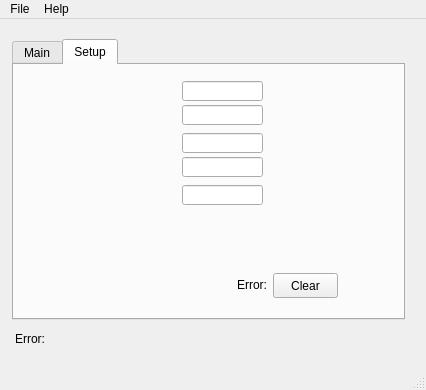
<?xml version="1.0" encoding="UTF-8"?>
<ui version="4.0">
 <class>MainWindow</class>
 <widget class="QMainWindow" name="MainWindow">
  <property name="geometry">
   <rect>
    <x>0</x>
    <y>0</y>
    <width>426</width>
    <height>390</height>
   </rect>
  </property>
  <property name="windowTitle">
   <string>MainWindow</string>
  </property>
  <widget class="QWidget" name="centralwidget">
   <widget class="QTabWidget" name="tabWidget">
    <property name="geometry">
     <rect>
      <x>12</x>
      <y>20</y>
      <width>393</width>
      <height>281</height>
     </rect>
    </property>
    <property name="currentIndex">
     <number>1</number>
    </property>
    <widget class="QWidget" name="Main">
     <attribute name="title">
      <string>Main</string>
     </attribute>
     <widget class="QCaLabelPlugin" name="qcalabelplugin">
      <property name="geometry">
       <rect>
        <x>16</x>
        <y>8</y>
        <width>201</width>
        <height>29</height>
       </rect>
      </property>
      <property name="font">
       <font>
        <pointsize>12</pointsize>
        <weight>75</weight>
        <bold>true</bold>
       </font>
      </property>
      <property name="variable" stdset="0">
       <string>$(P):SI:VERS</string>
      </property>
      <property name="variableSubstitutions" stdset="0">
       <string>P=ESA:OPEM</string>
      </property>
     </widget>
     <widget class="QGroupBox" name="groupBox">
      <property name="geometry">
       <rect>
        <x>44</x>
        <y>40</y>
        <width>308</width>
        <height>157</height>
       </rect>
      </property>
      <property name="title">
       <string>Display</string>
      </property>
      <widget class="QCaLabelPlugin" name="qcalabelplugin_2">
       <property name="geometry">
        <rect>
         <x>8</x>
         <y>36</y>
         <width>293</width>
         <height>73</height>
        </rect>
       </property>
       <property name="font">
        <font>
         <pointsize>24</pointsize>
         <weight>75</weight>
         <bold>true</bold>
        </font>
       </property>
       <property name="alignment">
        <set>Qt::AlignRight|Qt::AlignTrailing|Qt::AlignVCenter</set>
       </property>
       <property name="variable" stdset="0">
        <string>$(P):CALC:READ</string>
       </property>
       <property name="variableSubstitutions" stdset="0">
        <string>P=ESA:OPEM</string>
       </property>
       <property name="notation" stdset="0">
        <enum>QCaLabelPlugin::Automatic</enum>
       </property>
      </widget>
      <widget class="QCaLabelPlugin" name="qcalabelplugin_3">
       <property name="geometry">
        <rect>
         <x>12</x>
         <y>20</y>
         <width>129</width>
         <height>16</height>
        </rect>
       </property>
       <property name="variable" stdset="0">
        <string>$(P):SI:HEAD</string>
       </property>
       <property name="variableSubstitutions" stdset="0">
        <string>P=ESA:OPEM</string>
       </property>
      </widget>
      <widget class="QLabel" name="label">
       <property name="geometry">
        <rect>
         <x>8</x>
         <y>132</y>
         <width>33</width>
         <height>16</height>
        </rect>
       </property>
       <property name="text">
        <string>Res:</string>
       </property>
       <property name="alignment">
        <set>Qt::AlignRight|Qt::AlignTrailing|Qt::AlignVCenter</set>
       </property>
      </widget>
      <widget class="QCaLabelPlugin" name="qcalabelplugin_4">
       <property name="geometry">
        <rect>
         <x>48</x>
         <y>132</y>
         <width>105</width>
         <height>16</height>
        </rect>
       </property>
       <property name="alignment">
        <set>Qt::AlignCenter</set>
       </property>
       <property name="variable" stdset="0">
        <string>$(P):SI:RESOL</string>
       </property>
       <property name="variableSubstitutions" stdset="0">
        <string>P=ESA:OPEM</string>
       </property>
      </widget>
      <widget class="QCaLabelPlugin" name="qcalabelplugin_5">
       <property name="geometry">
        <rect>
         <x>196</x>
         <y>132</y>
         <width>69</width>
         <height>16</height>
        </rect>
       </property>
       <property name="variable" stdset="0">
        <string>$(P):LI:WL:CORR</string>
       </property>
       <property name="variableSubstitutions" stdset="0">
        <string>P=ESA:OPEM</string>
       </property>
      </widget>
      <widget class="Line" name="line">
       <property name="geometry">
        <rect>
         <x>1</x>
         <y>120</y>
         <width>305</width>
         <height>16</height>
        </rect>
       </property>
       <property name="orientation">
        <enum>Qt::Horizontal</enum>
       </property>
      </widget>
      <widget class="Line" name="line_2">
       <property name="geometry">
        <rect>
         <x>160</x>
         <y>127</y>
         <width>8</width>
         <height>28</height>
        </rect>
       </property>
       <property name="orientation">
        <enum>Qt::Vertical</enum>
       </property>
      </widget>
     </widget>
     <widget class="QCaComboBoxPlugin" name="qcacomboboxplugin">
      <property name="geometry">
       <rect>
        <x>237</x>
        <y>208</y>
        <width>113</width>
        <height>21</height>
       </rect>
      </property>
      <property name="variable" stdset="0">
       <string>$(P):BO:READ.SCAN</string>
      </property>
      <property name="variableSubstitutions" stdset="0">
       <string>P=ESA:OPEM</string>
      </property>
      <property name="subscribe">
       <bool>true</bool>
      </property>
     </widget>
     <widget class="QCaComboBoxPlugin" name="qcacomboboxplugin_2">
      <property name="geometry">
       <rect>
        <x>92</x>
        <y>208</y>
        <width>74</width>
        <height>21</height>
       </rect>
      </property>
      <property name="variable" stdset="0">
       <string>$(P):MBBO:ZERO</string>
      </property>
      <property name="variableSubstitutions" stdset="0">
       <string>P=ESA:OPEM</string>
      </property>
      <property name="subscribe">
       <bool>true</bool>
      </property>
     </widget>
     <widget class="QLabel" name="label_2">
      <property name="geometry">
       <rect>
        <x>52</x>
        <y>208</y>
        <width>37</width>
        <height>15</height>
       </rect>
      </property>
      <property name="text">
       <string>Zero:</string>
      </property>
      <property name="alignment">
       <set>Qt::AlignRight|Qt::AlignTrailing|Qt::AlignVCenter</set>
      </property>
     </widget>
    </widget>
    <widget class="QWidget" name="Setup">
     <attribute name="title">
      <string>Setup</string>
     </attribute>
     <widget class="QCaPushButtonPlugin" name="qcapushbuttonplugin">
      <property name="geometry">
       <rect>
        <x>259</x>
        <y>208</y>
        <width>65</width>
        <height>25</height>
       </rect>
      </property>
      <property name="text">
       <string>Clear</string>
      </property>
      <property name="variable" stdset="0">
       <string>$(P):BO:CLEAR.PROC</string>
      </property>
      <property name="variableSubstitutions" stdset="0">
       <string>P=ESA:OPEM</string>
      </property>
      <property name="subscribe">
       <bool>false</bool>
      </property>
      <property name="writeOnPress">
       <bool>false</bool>
      </property>
     </widget>
     <widget class="QLabel" name="label_4">
      <property name="geometry">
       <rect>
        <x>212</x>
        <y>212</y>
        <width>41</width>
        <height>15</height>
       </rect>
      </property>
      <property name="text">
       <string>Error:</string>
      </property>
      <property name="alignment">
       <set>Qt::AlignRight|Qt::AlignTrailing|Qt::AlignVCenter</set>
      </property>
     </widget>
     <widget class="QCaLabelPlugin" name="qcalabelplugin_7">
      <property name="geometry">
       <rect>
        <x>84</x>
        <y>16</y>
        <width>81</width>
        <height>20</height>
       </rect>
      </property>
      <property name="alignment">
       <set>Qt::AlignRight|Qt::AlignTrailing|Qt::AlignVCenter</set>
      </property>
      <property name="variable" stdset="0">
       <string>$(P):AO:MULT:1.DESC</string>
      </property>
      <property name="variableSubstitutions" stdset="0">
       <string>P=ESA:OPEM</string>
      </property>
     </widget>
     <widget class="QCaLineEditPlugin" name="qcalineeditplugin">
      <property name="geometry">
       <rect>
        <x>168</x>
        <y>16</y>
        <width>81</width>
        <height>20</height>
       </rect>
      </property>
      <property name="variable" stdset="0">
       <string>$(P):AO:MULT:1</string>
      </property>
      <property name="variableSubstitutions" stdset="0">
       <string>P=ESA:OPEM</string>
      </property>
     </widget>
     <widget class="QCaLabelPlugin" name="qcalabelplugin_8">
      <property name="geometry">
       <rect>
        <x>84</x>
        <y>40</y>
        <width>81</width>
        <height>20</height>
       </rect>
      </property>
      <property name="alignment">
       <set>Qt::AlignRight|Qt::AlignTrailing|Qt::AlignVCenter</set>
      </property>
      <property name="variable" stdset="0">
       <string>$(P):AO:MULT:2.DESC</string>
      </property>
      <property name="variableSubstitutions" stdset="0">
       <string>P=ESA:OPEM</string>
      </property>
     </widget>
     <widget class="QCaLineEditPlugin" name="qcalineeditplugin_2">
      <property name="geometry">
       <rect>
        <x>168</x>
        <y>40</y>
        <width>81</width>
        <height>20</height>
       </rect>
      </property>
      <property name="variable" stdset="0">
       <string>$(P):AO:MULT:2</string>
      </property>
      <property name="variableSubstitutions" stdset="0">
       <string>P=ESA:OPEM</string>
      </property>
     </widget>
     <widget class="QCaLabelPlugin" name="qcalabelplugin_9">
      <property name="geometry">
       <rect>
        <x>84</x>
        <y>92</y>
        <width>81</width>
        <height>20</height>
       </rect>
      </property>
      <property name="alignment">
       <set>Qt::AlignRight|Qt::AlignTrailing|Qt::AlignVCenter</set>
      </property>
      <property name="variable" stdset="0">
       <string>$(P):AO:OFST:2.DESC</string>
      </property>
      <property name="variableSubstitutions" stdset="0">
       <string>P=ESA:OPEM</string>
      </property>
     </widget>
     <widget class="QCaLabelPlugin" name="qcalabelplugin_10">
      <property name="geometry">
       <rect>
        <x>84</x>
        <y>68</y>
        <width>81</width>
        <height>20</height>
       </rect>
      </property>
      <property name="alignment">
       <set>Qt::AlignRight|Qt::AlignTrailing|Qt::AlignVCenter</set>
      </property>
      <property name="variable" stdset="0">
       <string>$(P):AO:OFST:1.DESC</string>
      </property>
      <property name="variableSubstitutions" stdset="0">
       <string>P=ESA:OPEM</string>
      </property>
     </widget>
     <widget class="QCaLineEditPlugin" name="qcalineeditplugin_3">
      <property name="geometry">
       <rect>
        <x>168</x>
        <y>92</y>
        <width>81</width>
        <height>20</height>
       </rect>
      </property>
      <property name="variable" stdset="0">
       <string>$(P):AO:OFST:2</string>
      </property>
      <property name="variableSubstitutions" stdset="0">
       <string>P=ESA:OPEM</string>
      </property>
     </widget>
     <widget class="QCaLineEditPlugin" name="qcalineeditplugin_4">
      <property name="geometry">
       <rect>
        <x>168</x>
        <y>68</y>
        <width>81</width>
        <height>20</height>
       </rect>
      </property>
      <property name="variable" stdset="0">
       <string>$(P):AO:OFST:1</string>
      </property>
      <property name="variableSubstitutions" stdset="0">
       <string>P=ESA:OPEM</string>
      </property>
     </widget>
     <widget class="QCaLabelPlugin" name="qcalabelplugin_11">
      <property name="geometry">
       <rect>
        <x>12</x>
        <y>120</y>
        <width>153</width>
        <height>20</height>
       </rect>
      </property>
      <property name="alignment">
       <set>Qt::AlignRight|Qt::AlignTrailing|Qt::AlignVCenter</set>
      </property>
      <property name="variable" stdset="0">
       <string>$(P):LO:WL:CORR.DESC</string>
      </property>
      <property name="variableSubstitutions" stdset="0">
       <string>P=ESA:OPEM</string>
      </property>
     </widget>
     <widget class="QCaLineEditPlugin" name="qcalineeditplugin_5">
      <property name="geometry">
       <rect>
        <x>168</x>
        <y>120</y>
        <width>81</width>
        <height>20</height>
       </rect>
      </property>
      <property name="variable" stdset="0">
       <string>$(P):LO:WL:CORR</string>
      </property>
      <property name="variableSubstitutions" stdset="0">
       <string>P=ESA:OPEM</string>
      </property>
     </widget>
    </widget>
   </widget>
   <widget class="QCaLabelPlugin" name="qcalabelplugin_6">
    <property name="geometry">
     <rect>
      <x>52</x>
      <y>312</y>
      <width>357</width>
      <height>16</height>
     </rect>
    </property>
    <property name="variable" stdset="0">
     <string>$(P):SI:ERROR</string>
    </property>
    <property name="variableSubstitutions" stdset="0">
     <string>P=ESA:OPEM</string>
    </property>
   </widget>
   <widget class="QLabel" name="label_3">
    <property name="geometry">
     <rect>
      <x>8</x>
      <y>312</y>
      <width>37</width>
      <height>16</height>
     </rect>
    </property>
    <property name="text">
     <string>Error:</string>
    </property>
    <property name="alignment">
     <set>Qt::AlignRight|Qt::AlignTrailing|Qt::AlignVCenter</set>
    </property>
   </widget>
  </widget>
  <widget class="QMenuBar" name="menubar">
   <property name="geometry">
    <rect>
     <x>0</x>
     <y>0</y>
     <width>426</width>
     <height>20</height>
    </rect>
   </property>
   <widget class="QMenu" name="menuFile">
    <property name="title">
     <string>File</string>
    </property>
    <addaction name="separator"/>
    <addaction name="actionQuit"/>
   </widget>
   <widget class="QMenu" name="menuHelp">
    <property name="title">
     <string>Help</string>
    </property>
    <addaction name="actionAbout"/>
   </widget>
   <addaction name="menuFile"/>
   <addaction name="menuHelp"/>
  </widget>
  <widget class="QStatusBar" name="statusbar"/>
  <action name="actionQuit">
   <property name="text">
    <string>Quit</string>
   </property>
  </action>
  <action name="actionAbout">
   <property name="text">
    <string>About</string>
   </property>
  </action>
 </widget>
 <customwidgets>
  <customwidget>
   <class>QCaLabelPlugin</class>
   <extends>QLabel</extends>
   <header>QCaLabelPlugin.h</header>
  </customwidget>
  <customwidget>
   <class>QCaLineEditPlugin</class>
   <extends>QLineEdit</extends>
   <header>QCaLineEditPlugin.h</header>
  </customwidget>
  <customwidget>
   <class>QCaPushButtonPlugin</class>
   <extends>QPushButton</extends>
   <header>QCaPushButtonPlugin.h</header>
  </customwidget>
  <customwidget>
   <class>QCaComboBoxPlugin</class>
   <extends>QComboBox</extends>
   <header>QCaComboBoxPlugin.h</header>
  </customwidget>
 </customwidgets>
 <resources/>
 <connections/>
</ui>
